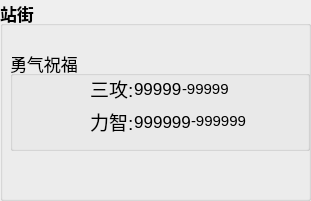
   <widget class="QGroupBox" name="groupBox_9">
    <property name="geometry">
     <rect>
      <x>470</x>
      <y>30</y>
      <width>311</width>
      <height>201</height>
     </rect>
    </property>
    <property name="font">
     <font>
      <pointsize>13</pointsize>
      <weight>75</weight>
      <bold>true</bold>
     </font>
    </property>
    <property name="title">
     <string>站街</string>
    </property>
    <property name="alignment">
     <set>Qt::AlignLeading|Qt::AlignLeft|Qt::AlignTop</set>
    </property>
    <property name="flat">
     <bool>true</bool>
    </property>
    <widget class="QGroupBox" name="b0">
     <property name="geometry">
      <rect>
       <x>10</x>
       <y>50</y>
       <width>300</width>
       <height>101</height>
      </rect>
     </property>
     <property name="font">
      <font>
       <pointsize>13</pointsize>
       <weight>50</weight>
       <italic>false</italic>
       <bold>false</bold>
       <underline>false</underline>
       <strikeout>false</strikeout>
      </font>
     </property>
     <property name="cursor">
      <cursorShape>ArrowCursor</cursorShape>
     </property>
     <property name="styleSheet">
      <string notr="true"/>
     </property>
     <property name="title">
      <string>勇气祝福</string>
     </property>
     <property name="alignment">
      <set>Qt::AlignLeading|Qt::AlignLeft|Qt::AlignTop</set>
     </property>
     <property name="flat">
      <bool>false</bool>
     </property>
     <widget class="QLabel" name="label_35">
      <property name="geometry">
       <rect>
        <x>20</x>
        <y>30</y>
        <width>50</width>
        <height>50</height>
       </rect>
      </property>
      <property name="text">
       <string/>
      </property>
      <property name="pixmap">
       <pixmap resource="../uncompiled/images.qrc">:/png/84.PNG</pixmap>
      </property>
      <property name="scaledContents">
       <bool>true</bool>
      </property>
     </widget>
     <widget class="QWidget" name="layoutWidget">
      <property name="geometry">
       <rect>
        <x>70</x>
        <y>20</y>
        <width>221</width>
        <height>71</height>
       </rect>
      </property>
      <layout class="QVBoxLayout" name="verticalLayout_5">
       <property name="spacing">
        <number>0</number>
       </property>
       <property name="leftMargin">
        <number>10</number>
       </property>
       <item>
        <layout class="QHBoxLayout" name="horizontalLayout">
         <item>
          <widget class="QLabel" name="label_19">
           <property name="maximumSize">
            <size>
             <width>80</width>
             <height>50</height>
            </size>
           </property>
           <property name="font">
            <font>
             <pointsize>14</pointsize>
            </font>
           </property>
           <property name="text">
            <string>三攻:</string>
           </property>
          </widget>
         </item>
         <item>
          <widget class="QLabel" name="buff_sg">
           <property name="font">
            <font>
             <pointsize>13</pointsize>
            </font>
           </property>
           <property name="text">
            <string>99999</string>
           </property>
           <property name="alignment">
            <set>Qt::AlignLeading|Qt::AlignLeft|Qt::AlignVCenter</set>
           </property>
          </widget>
         </item>
         <item>
          <widget class="QLabel" name="buff_sg_cj">
           <property name="minimumSize">
            <size>
             <width>0</width>
             <height>0</height>
            </size>
           </property>
           <property name="maximumSize">
            <size>
             <width>999</width>
             <height>21</height>
            </size>
           </property>
           <property name="font">
            <font>
             <pointsize>11</pointsize>
            </font>
           </property>
           <property name="text">
            <string>-99999</string>
           </property>
           <property name="alignment">
            <set>Qt::AlignLeading|Qt::AlignLeft|Qt::AlignVCenter</set>
           </property>
          </widget>
         </item>
         <item>
          <spacer name="horizontalSpacer">
           <property name="orientation">
            <enum>Qt::Horizontal</enum>
           </property>
           <property name="sizeHint" stdset="0">
            <size>
             <width>40</width>
             <height>20</height>
            </size>
           </property>
          </spacer>
         </item>
        </layout>
       </item>
       <item>
        <layout class="QHBoxLayout" name="horizontalLayout_2">
         <item>
          <widget class="QLabel" name="label_8">
           <property name="maximumSize">
            <size>
             <width>80</width>
             <height>16777215</height>
            </size>
           </property>
           <property name="font">
            <font>
             <pointsize>14</pointsize>
            </font>
           </property>
           <property name="text">
            <string>力智:</string>
           </property>
          </widget>
         </item>
         <item>
          <widget class="QLabel" name="buff_lz">
           <property name="font">
            <font>
             <pointsize>13</pointsize>
            </font>
           </property>
           <property name="text">
            <string>999999</string>
           </property>
           <property name="alignment">
            <set>Qt::AlignCenter</set>
           </property>
          </widget>
         </item>
         <item>
          <widget class="QLabel" name="buff_lz_cj">
           <property name="minimumSize">
            <size>
             <width>0</width>
             <height>0</height>
            </size>
           </property>
           <property name="maximumSize">
            <size>
             <width>999</width>
             <height>20</height>
            </size>
           </property>
           <property name="font">
            <font>
             <pointsize>11</pointsize>
            </font>
           </property>
           <property name="text">
            <string>-999999</string>
           </property>
           <property name="textFormat">
            <enum>Qt::AutoText</enum>
           </property>
           <property name="alignment">
            <set>Qt::AlignLeading|Qt::AlignLeft|Qt::AlignVCenter</set>
           </property>
           <property name="openExternalLinks">
            <bool>false</bool>
           </property>
          </widget>
         </item>
         <item>
          <spacer name="horizontalSpacer_2">
           <property name="orientation">
            <enum>Qt::Horizontal</enum>
           </property>
           <property name="sizeHint" stdset="0">
            <size>
             <width>40</width>
             <height>20</height>
            </size>
           </property>
          </spacer>
         </item>
        </layout>
       </item>
      </layout>
     </widget>
    </widget>
   </widget>
